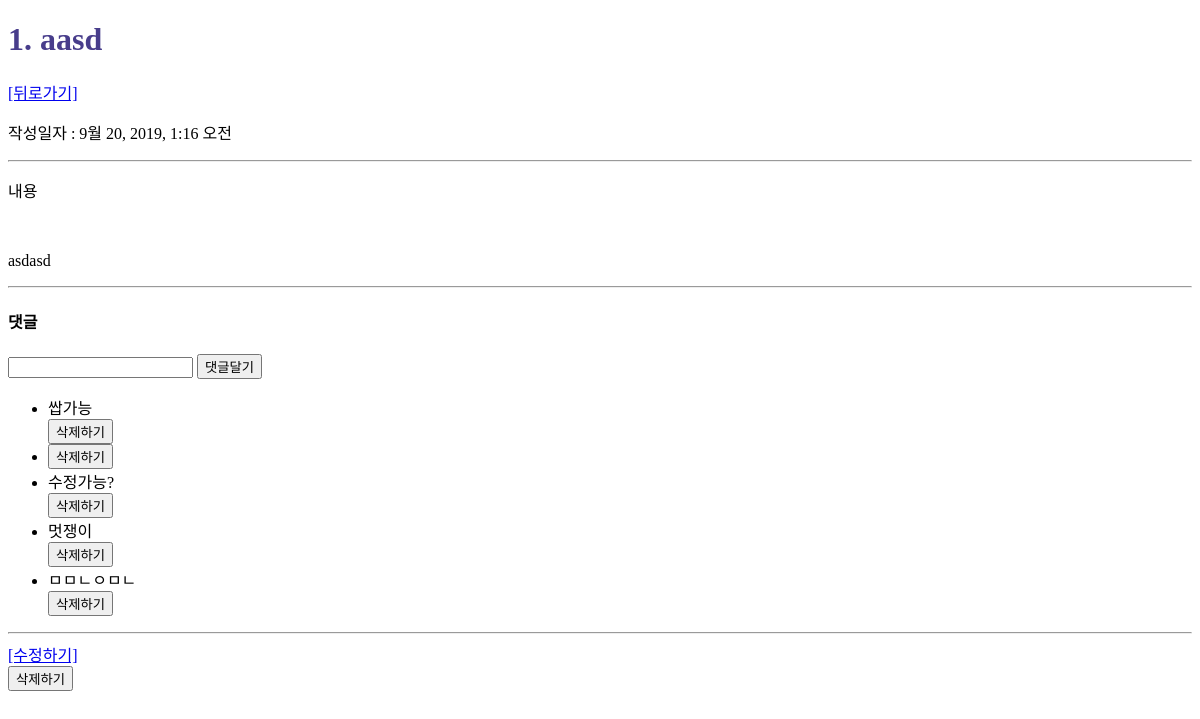
Page /articles/1 on the earlier database version.
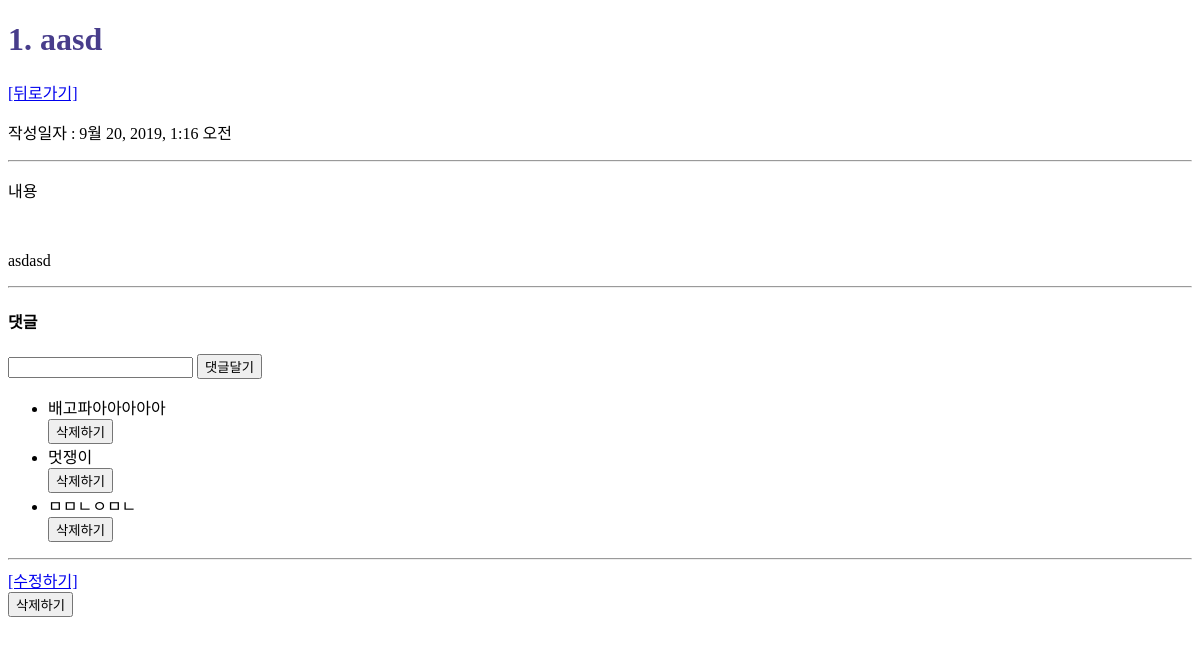
Same page on the later database version.
### articles/models.py (models this page shows, shortened)
class Comment(models.Model):
    article = models.ForeignKey(Article, on_delete=models.CASCADE, related_name='comments')  # models.CASCADE 는 Article이 삭제되면 comment도 함께 삭제됨
    content = models.CharField(max_length=200)
    created_at = models.DateTimeField(auto_now_add=True)
    updated_at = models.DateTimeField(auto_now=True)
    class Meta:  # meta data => 데이터를 위한 데이터??
        ordering = ['-pk']

### articles/views.py (the view)
# urls.py: path('<int:article_pk>', views.detatil, name='detail'),  #4 인덱스에서 보여주는 게시글의 디테일을 보여주는 페이지를 만든다.
def detatil(request, article_pk):
    article = get_object_or_404(Article,pk=article_pk)
    comments = article.comments.all()
    context = {
        'article' : article,
        'comments' : comments
    }
    return render(request, 'articles/detail.html', context)

### articles/templates/articles/detail.html (shortened to what this page needs)
{% extends 'base.html' %}
{% block body %}
  <h1>{{article.pk}}. {{ article.title }}</h1>  <a href="{% url 'articles:index' %}">[뒤로가기]</a>
  <p>작성일자 : {{ article.created_at }}</p>
  <hr>
  <p>내용</p> <br>
  <p>{{ article.content }}</p>
  <hr>
  <h4>댓글</h4>
    <form action="{% url 'articles:comments_create' article.pk %}" method="POST">
      <input type="text", name='content'>
      <button type="submit">댓글달기</button>
    </form>
  <ul>
  {% for comment in comments %}
    <li>
      {{ comment.content }}<form action="{% url 'articles:comments_delete' article.pk comment.pk %}" method='POST'>
        <button type="submit">삭제하기</button>
      </form>
    </li>
  {% empty %}
    <p>아직 댓글이 없습니다.</p>
  {% endfor %}
  </ul>
  <hr>
    <a href="{% url 'articles:update' article.pk %}">[수정하기]</a>
    <form action="{% url 'articles:delete' article.pk %}" method="POST" onclick="return confirm('Are you sure?')">
    <button type="submit">삭제하기</button>
  </form>
{% endblock body %}

Differences in the rows shown:
removed Comment: content "쌉가능"
removed Comment: content "수정가능?"
added Comment: content "배고파아아아아아"
